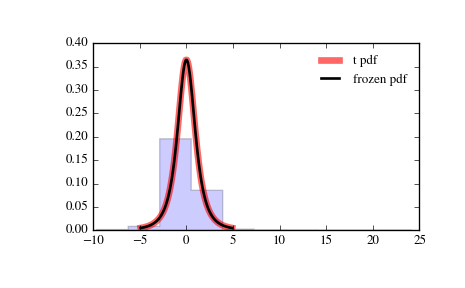

Reproduce this figure in Python.
from scipy.stats import t
import matplotlib.pyplot as plt
fig, ax = plt.subplots(1, 1)

# Calculate a few first moments:

df = 2.74
mean, var, skew, kurt = t.stats(df, moments='mvsk')

# Display the probability density function (``pdf``):

x = np.linspace(t.ppf(0.01, df),
                t.ppf(0.99, df), 100)
ax.plot(x, t.pdf(x, df),
       'r-', lw=5, alpha=0.6, label='t pdf')

# Alternatively, the distribution object can be called (as a function)
# to fix the shape, location and scale parameters. This returns a "frozen"
# RV object holding the given parameters fixed.

# Freeze the distribution and display the frozen ``pdf``:

rv = t(df)
ax.plot(x, rv.pdf(x), 'k-', lw=2, label='frozen pdf')

# Check accuracy of ``cdf`` and ``ppf``:

vals = t.ppf([0.001, 0.5, 0.999], df)
np.allclose([0.001, 0.5, 0.999], t.cdf(vals, df))
# True

# Generate random numbers:

r = t.rvs(df, size=1000)

# And compare the histogram:

ax.hist(r, normed=True, histtype='stepfilled', alpha=0.2)
ax.legend(loc='best', frameon=False)
plt.show()
